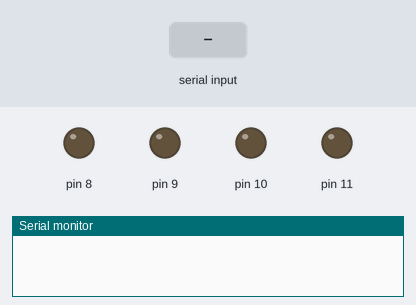
Bench run of a sketch on a simulated Arduino Uno, built with avr-gcc and run on an emulated ATmega328P. Shown: output pins drawn as LEDs (lit = HIGH), the last lines printed to the serial monitor. The inputs (shaded band) are chosen by the test bench.

Above: at 1.2 s.
1.3 s: "F" received over Serial
At 2.1 s:
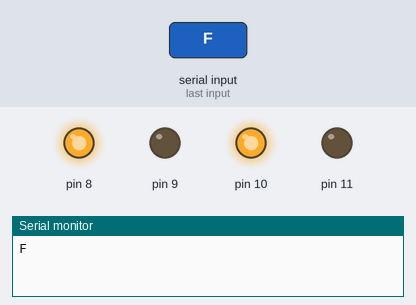
2.8 s: "B" received over Serial
At 3.2 s:
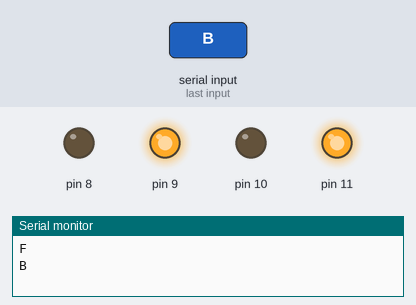
4.3 s: "L" received over Serial
At 5.5 s:
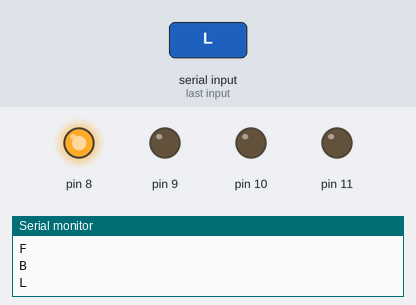
5.8 s: "R" received over Serial
At 6.7 s:
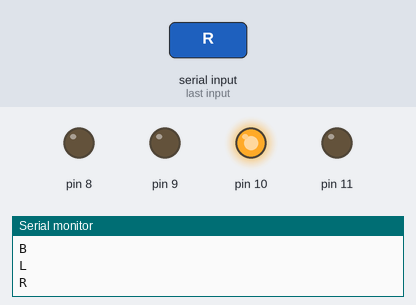
Timing chart, 0 to 8.3 s (numbered marks = the images above; inputs shaded):
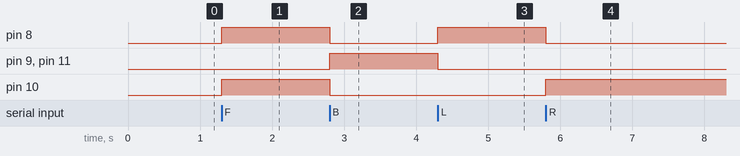

The sketch:

Bluetooth_Car.ino
```cpp
#include<avr/io.h>

char val; //This character is coming from phone to the bluetotth module and then goes from bluetooth module to arduino uno
void setup() {
  Serial.begin(9600);
  DDRB |= (1 << 0); //MA CW --->PIN 8
  DDRB |= (1 << 1); //MA ACW --->PIN 9
  DDRB |= (1 << 2); //MB CW --->PIN 10
  DDRB |= (1 << 3); //MB ACW --->PIN 11
}

void loop() {

  while (Serial.available() > 0)
  {
    val = Serial.read();
    Serial.println(val);
  }

  if ( val == 'F') // Forward
  {
    PORTB |= (1 << 0); //MA CW --->PIN 8
    PORTB &= ~(1 << 1); //MA ACW --->PIN 9
    PORTB |= (1 << 2); //MB CW --->PIN 10
    PORTB &= ~(1 << 3); //MB ACW --->PIN 11

  }
  else if (val == 'B') // Backward
  {
    PORTB &= ~ (1 << 0);//MA CW --->PIN 8
    PORTB |= (1 << 1); //MA ACW --->PIN 9
    PORTB &= ~(1 << 2); //MB CW --->PIN 10
    PORTB |= (1 << 3); //MB ACW --->PIN 11
  }

  else if (val == 'L') //Left
  {
    PORTB |= (1 << 0);  //MA CW --->PIN 8
    PORTB &= ~(1 << 1); //MA ACW --->PIN 9
    PORTB &= ~(1 << 2); //MB CW --->PIN 10
    PORTB &= ~(1 << 3); //MB ACW --->PIN 11
  }
  else if (val == 'R') //Right
  {
    PORTB &= ~(1 << 0);  //MA CW --->PIN 8
    PORTB &= ~(1 << 1); //MA ACW --->PIN 9
    PORTB |= (1 << 2); //MB CW --->PIN 10
    PORTB &= ~(1 << 3); //MB ACW --->PIN 11
  }

  else if (val == 'S') //Stop
  {
    PORTB &= ~(1 << 0);  //MA CW --->PIN 8
    PORTB &= ~(1 << 1); //MA ACW --->PIN 9
    PORTB &= ~(1 << 2); //MB CW --->PIN 10
    PORTB &= ~(1 << 3); //MB ACW --->PIN 11
  }
}
```

Measured:
- after the input at 1.3 s, pin 8, pin 10: LOW → HIGH at once
- after the input at 2.8 s, pin 8, pin 10: HIGH → LOW at once; pin 9, pin 11: LOW → HIGH at once
- after the input at 4.3 s, pin 8: LOW → HIGH at once; pin 9, pin 11: HIGH → LOW at once
- after the input at 5.8 s, pin 8: HIGH → LOW at once; pin 10: LOW → HIGH at once
